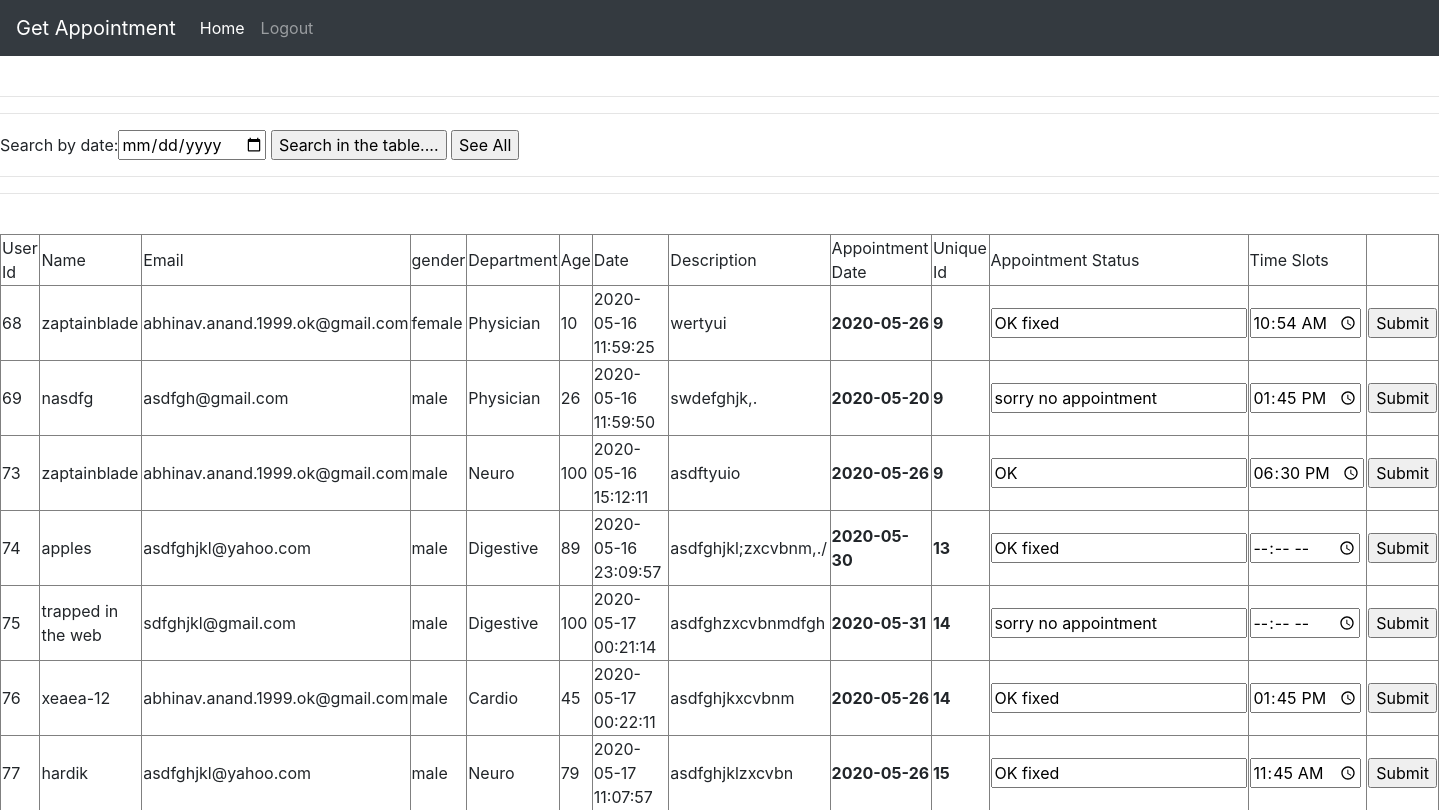
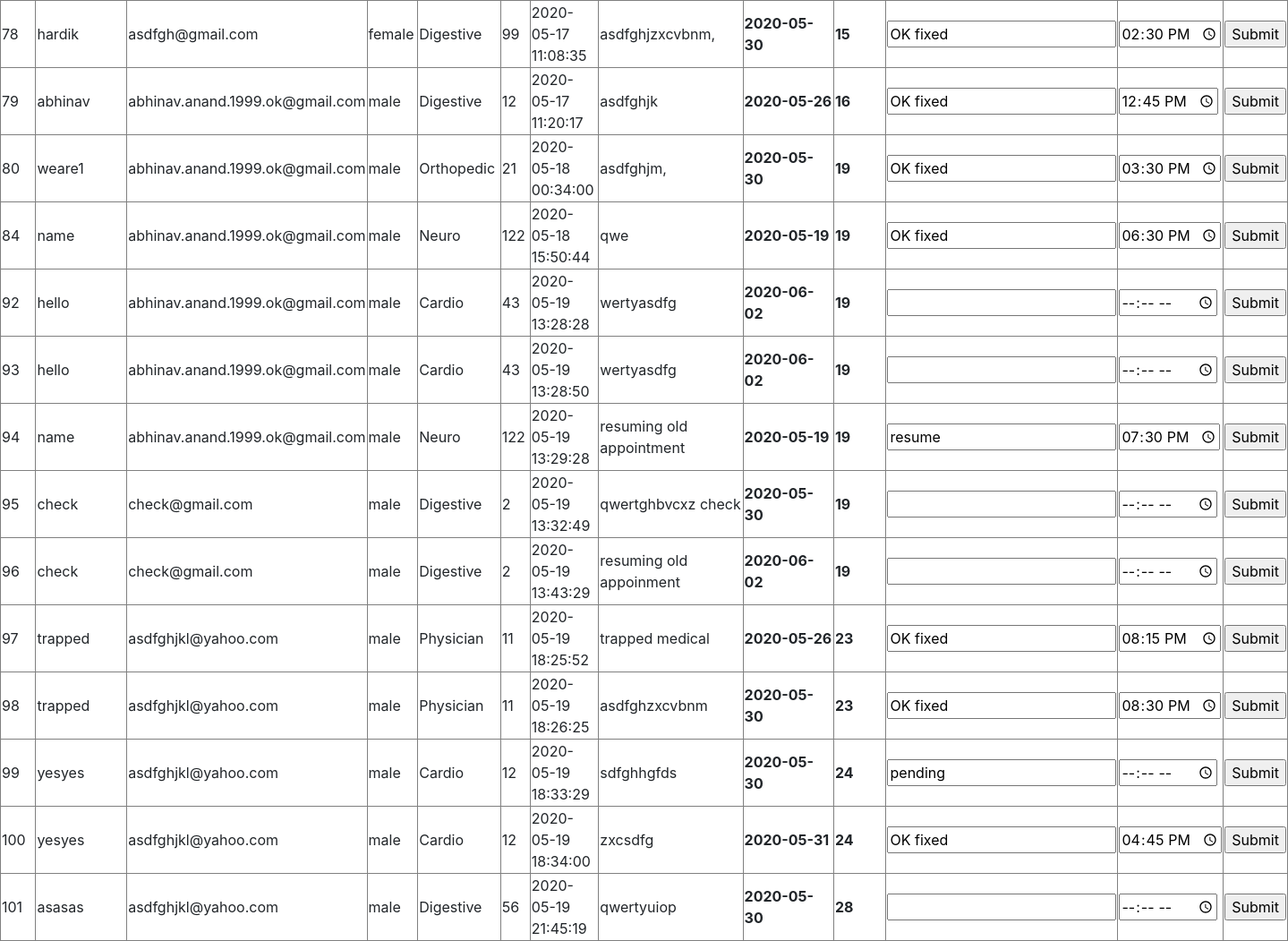
Page /admin.php (signed in) on the committed database (2 pictures, top to bottom).
### tables this page shows
CREATE TABLE `hospitalq` (
  `sno` int(11) NOT NULL,
  `name` varchar(50) NOT NULL,
  `email` varchar(50) NOT NULL,
  `gender` varchar(10) NOT NULL,
  `department` varchar(20) NOT NULL,
  `age` int(11) NOT NULL,
  `date` datetime NOT NULL DEFAULT current_timestamp(),
  `descr` varchar(200) NOT NULL,
  `user_id` int(11) NOT NULL,
  `appointment` date NOT NULL,
  `uniqueid` varchar(30) NOT NULL,
  `statusapp` varchar(30) NOT NULL,
  `time_slot` varchar(20) NOT NULL
);

### admin.php (the view, shortened to what this page needs)
<!doctype html>
<html lang="en">
  <head>
    <link rel="stylesheet" href="https://stackpath.bootstrapcdn.com/bootstrap/4.4.1/css/bootstrap.min.css">
  </head>
  <body>
  <nav class="navbar navbar-expand-lg navbar-dark bg-dark">
  <a class="navbar-brand" href="#">Get Appointment</a>
  <div class="collapse navbar-collapse" id="navbarSupportedContent">
    <ul class="navbar-nav mr-auto">
      <li class="nav-item active">
        <a class="nav-link" href="http://localhost/login/welcomeadmin.php">Home <span class="sr-only">(current)</span></a>
      </li>
      <li class="nav-item">
        <a class="nav-link" href="http://localhost/login/logout.php">Logout</a>
      </li>
    </ul>
  </div>
</nav>
<?php
require_once "config.php";
$query = "SELECT * FROM hospitalq";
$rs = mysqli_query($conn,$query);
$getRowc = mysqli_num_rows($rs);
?>
<br>
<hr>
<hr>
<form name = "search" method="post" action="admin.php">
Search by date:<input type="date" name = "search_box">
    <input type="submit" name ="search"  value="Search in the table....">
    <input type="submit" name ="all_search"  value="See All">
</form>
<hr>
<hr>
<br>
<table border= "1">
    <tr>
        <td>User Id</td>
        <td>Name</td>
        <td>Email</td>
        <td>gender</td>
        <td>Department</td>
        <td>Age</td>
        <td>Date</td>
        <td>Description</td>
        <td>Appointment Date</td>
        <td>Unique Id</td>
        <td>Appointment Status</td>
        <td>Time Slots</td>
    </tr>
<?php
for ($i = 1; $i <= $getRowc; $i++){
    $row = mysqli_fetch_array($rs);
?>
    <tr>
        <td><?php echo $row["sno"] ?></td>
        <td><?php echo $row["name"] ?></td>
        <td><?php echo $row["email"] ?></td>
        <td><?php echo $row["gender"] ?></td>
        <td><?php echo $row["department"] ?></td>
        <td><?php echo $row["age"] ?></td>
        <td><?php echo $row["date"] ?></td>
        <td><?php echo $row["descr"] ?></td>
        <th><?php echo $row["appointment"] ?></th>
        <th><?php echo $row["uniqueid"] ?></th>
        <?php echo "<form action=http://localhost/login/update.php method=post>";
              echo "<td><input type=text name = pstatus value = '".$row['statusapp']."'></td>";
              echo "<td><input type=time name = ptime min=09:00 max=21:00 value = '".$row['time_slot']."'></td>";
                     echo "<td><input type = Submit></td>";
                     echo "</form></td>";
            ?>
    </tr>
<?php
}
?>
</table>
  </body>
</html>

### rows in the picture
hospitalq: sno "68", name "zaptainblade", email "abhinav.anand.1999.ok@gmail.com", gender "female", department "Physician", age "10", date "2020-05-16 11:59:25", descr "wertyui", appointment "2020-05-26", uniqueid "9", pstatus "OK fixed", ptime "10:54"
hospitalq: sno "69", name "nasdfg", email "asdfgh@gmail.com", gender "male", department "Physician", age "26", date "2020-05-16 11:59:50", descr "swdefghjk,.", appointment "2020-05-20", uniqueid "9", pstatus "sorry no appointment", ptime "13:45"
hospitalq: sno "73", name "zaptainblade", email "abhinav.anand.1999.ok@gmail.com", gender "male", department "Neuro", age "100", date "2020-05-16 15:12:11", descr "asdftyuio", appointment "2020-05-26", uniqueid "9", pstatus "OK", ptime "18:30"
hospitalq: sno "74", name "apples", email "asdfghjkl@yahoo.com", gender "male", department "Digestive", age "89", date "2020-05-16 23:09:57", descr "asdfghjkl;zxcvbnm,./", appointment "2020-05-30", uniqueid "13", pstatus "OK fixed"
hospitalq: sno "75", name "trapped in the web", email "sdfghjkl@gmail.com", gender "male", department "Digestive", age "100", date "2020-05-17 00:21:14", descr "asdfghzxcvbnmdfgh", appointment "2020-05-31", uniqueid "14", pstatus "sorry no appointment"
hospitalq: sno "76", name "xeaea-12", email "abhinav.anand.1999.ok@gmail.com", gender "male", department "Cardio", age "45", date "2020-05-17 00:22:11", descr "asdfghjkxcvbnm", appointment "2020-05-26", uniqueid "14", pstatus "OK fixed", ptime "13:45"
hospitalq: sno "77", name "hardik", email "asdfghjkl@yahoo.com", gender "male", department "Neuro", age "79", date "2020-05-17 11:07:57", descr "asdfghjklzxcvbn", appointment "2020-05-26", uniqueid "15", pstatus "OK fixed", ptime "11:45"
hospitalq: sno "78", name "hardik", email "asdfgh@gmail.com", gender "female", department "Digestive", age "99", date "2020-05-17 11:08:35", descr "asdfghjzxcvbnm,", appointment "2020-05-30", uniqueid "15", pstatus "OK fixed", ptime "14:30"
hospitalq: sno "79", name "abhinav", email "abhinav.anand.1999.ok@gmail.com", gender "male", department "Digestive", age "12", date "2020-05-17 11:20:17", descr "asdfghjk", appointment "2020-05-26", uniqueid "16", pstatus "OK fixed", ptime "12:45"
hospitalq: sno "80", name "weare1", email "abhinav.anand.1999.ok@gmail.com", gender "male", department "Orthopedic", age "21", date "2020-05-18 00:34:00", descr "asdfghjm,", appointment "2020-05-30", uniqueid "19", pstatus "OK fixed", ptime "15:30"
hospitalq: sno "84", name "name", email "abhinav.anand.1999.ok@gmail.com", gender "male", department "Neuro", age "122", date "2020-05-18 15:50:44", descr "qwe", appointment "2020-05-19", uniqueid "19", pstatus "OK fixed", ptime "18:30"
hospitalq: sno "92", name "hello", email "abhinav.anand.1999.ok@gmail.com", gender "male", department "Cardio", age "43", date "2020-05-19 13:28:28", descr "wertyasdfg", appointment "2020-06-02", uniqueid "19"
hospitalq: sno "93", name "hello", email "abhinav.anand.1999.ok@gmail.com", gender "male", department "Cardio", age "43", date "2020-05-19 13:28:50", descr "wertyasdfg", appointment "2020-06-02", uniqueid "19"
hospitalq: sno "94", name "name", email "abhinav.anand.1999.ok@gmail.com", gender "male", department "Neuro", age "122", date "2020-05-19 13:29:28", descr "resuming old appointment", appointment "2020-05-19", uniqueid "19", pstatus "resume", ptime "19:30"
hospitalq: sno "95", name "check", email "check@gmail.com", gender "male", department "Digestive", age "2", date "2020-05-19 13:32:49", descr "qwertghbvcxz check", appointment "2020-05-30", uniqueid "19"
hospitalq: sno "96", name "check", email "check@gmail.com", gender "male", department "Digestive", age "2", date "2020-05-19 13:43:29", descr "resuming old appoinment", appointment "2020-06-02", uniqueid "19"
hospitalq: sno "97", name "trapped", email "asdfghjkl@yahoo.com", gender "male", department "Physician", age "11", date "2020-05-19 18:25:52", descr "trapped medical", appointment "2020-05-26", uniqueid "23", pstatus "OK fixed", ptime "20:15"
hospitalq: sno "98", name "trapped", email "asdfghjkl@yahoo.com", gender "male", department "Physician", age "11", date "2020-05-19 18:26:25", descr "asdfghzxcvbnm", appointment "2020-05-30", uniqueid "23", pstatus "OK fixed", ptime "20:30"
hospitalq: sno "99", name "yesyes", email "asdfghjkl@yahoo.com", gender "male", department "Cardio", age "12", date "2020-05-19 18:33:29", descr "sdfghhgfds", appointment "2020-05-30", uniqueid "24", pstatus "pending"
hospitalq: sno "100", name "yesyes", email "asdfghjkl@yahoo.com", gender "male", department "Cardio", age "12", date "2020-05-19 18:34:00", descr "zxcsdfg", appointment "2020-05-31", uniqueid "24", pstatus "OK fixed", ptime "16:45"
hospitalq: sno "101", name "asasas", email "asdfghjkl@yahoo.com", gender "male", department "Digestive", age "56", date "2020-05-19 21:45:19", descr "qwertyuiop", appointment "2020-05-30", uniqueid "28"
